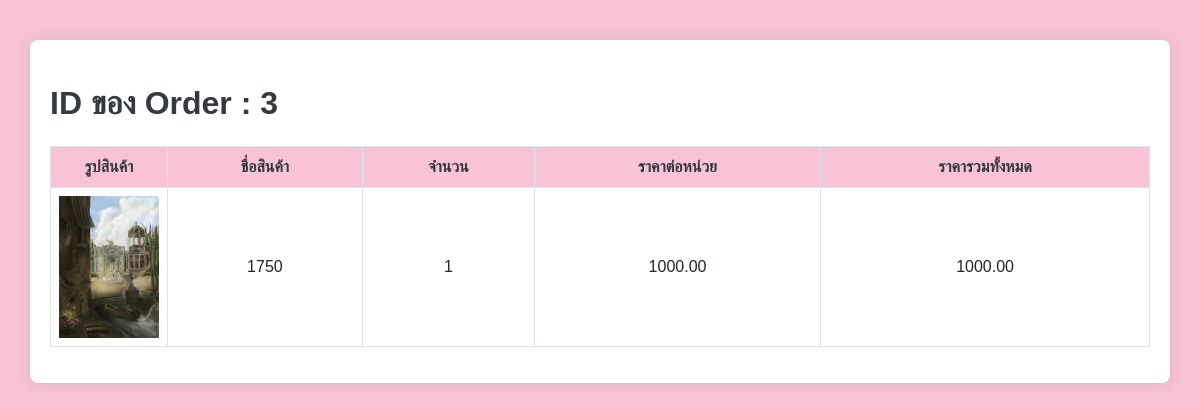
The app's page /showDetail_Order.php?order_id=3 (signed in) with its own data.
### tables this page shows
CREATE TABLE `order_items` (
  `order_item_id` int(11) NOT NULL,
  `order_id` int(11) NOT NULL,
  `product_id` int(11) NOT NULL,
  `quantity` int(11) NOT NULL DEFAULT '1',
  `unit_price` decimal(10,2) NOT NULL,
  `total_price` decimal(10,2) GENERATED ALWAYS AS ((`quantity` * `unit_price`)) STORED
);

CREATE TABLE `products` (
  `product_id` int(11) NOT NULL,
  `product_name` varchar(100) NOT NULL,
  `category` varchar(100) NOT NULL,
  `price` decimal(10,2) NOT NULL,
  `stock_quantity` int(11) NOT NULL DEFAULT '0',
  `product_img` varchar(100) NOT NULL,
  `artist` varchar(100) NOT NULL
);

### showDetail_Order.php (the view, shortened to what this page needs)
<?php
include 'server.php';
$order_id = $_GET["order_id"];
?>
<!DOCTYPE html>
<html lang="th">
<head>
    <link rel="stylesheet" href="css/bootstrap.min.css">
</head>
<body>
    <div class="container">
        <h2 class="mt-4">ID ของ Order : <?php echo htmlspecialchars($order_id); ?></h2>
        <table class="table table-bordered mt-4">
                <tr>
                    <th>รูปสินค้า</th>
                    <th>ชื่อสินค้า</th>
                    <th>จำนวน</th>
                    <th>ราคาต่อหน่วย</th>
                    <th>ราคารวมทั้งหมด</th>
                </tr>
            <?php
            $order_check_query = "SELECT order_items.order_id, orders.order_date, order_items.total_price, orders.address ,order_items.product_id ,products.product_name , order_items.quantity ,order_items.unit_price , products.product_img
                                    FROM order_items INNER JOIN orders ON order_items.order_id = orders.order_id INNER JOIN products ON order_items.product_id = products.product_id WHERE order_items.order_id = '$order_id'" ;
            $result = $conn->query($order_check_query);
            if (mysqli_num_rows($result) > 0){
                while($row = mysqli_fetch_assoc($result)){
                    echo "<tr>
                         <td width='30'><img src='img/" . $row['product_img'] . "' width='100px'></td>
                        <td>".$row['product_name']."</td>
                        <td>".$row['quantity']."</td>
                        <td>".$row['unit_price']."</td>
                        <td>".$row['total_price']."</td>
                    <tr>";
                }
            }else{
                echo "0 result";
            }
            ?>
        </table>
    </div>
</body>
</html>

### showDetail_Order.php (style rules this page uses)
body { background-color: #f8c3d7; font-family: Arial, sans-serif; }
h2 { color: #343a40; font-weight: bold; }
.container { margin-top: 40px; padding: 20px; background-color: #fff; border-radius: 8px; box-shadow: 0 0 15px rgba(0, 0, 0, 0.1); }
.table th { background-color: #f8c3d7; color: #343a40; text-align: center; font-weight: bold; }
.table td { text-align: center; vertical-align: middle; }

### records on screen
order_items: product.product_img (picture), product.product_name "1750", quantity "1", unit_price "1000.00", total_price "1000.00"

### other values on screen
$order_id "3"
